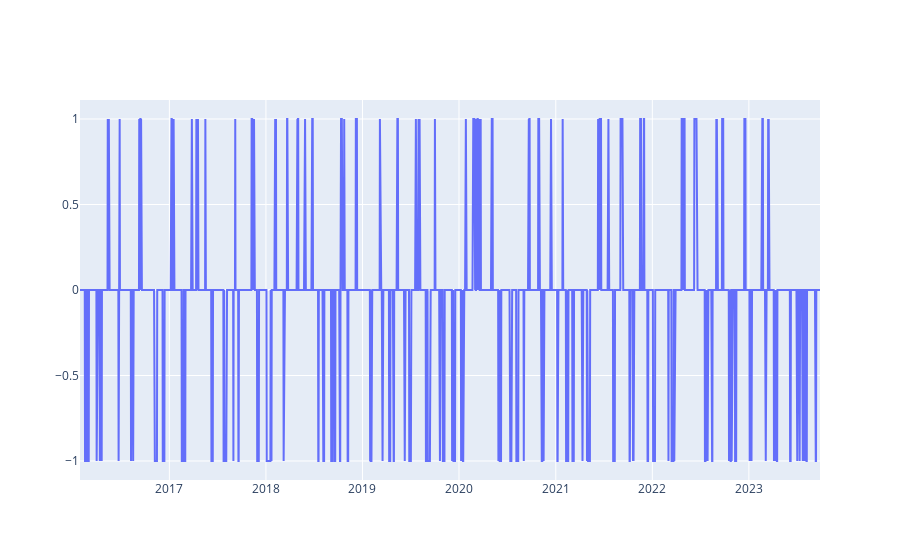

Source (notebook cell):
### Code cell
fig=go.Figure()
fig.add_trace(
    go.Scatter(
        x=pd.to_datetime(op['dates']),
        y=op['signal'],
        name='Bollinger Signal'
    )
)

### Figure 1 — Plotly figure (JSON) as saved in the notebook; plotly's stock layout.template omitted (floating-point values rounded to 4 significant figures; data arrays with more than 128 entries replaced by an {"elided": "..."} marker saying what was removed)
{"data": [{"name": "Bollinger Signal", "type": "scatter", "x": {"elided": "1929 str values"}, "y": {"elided": "1929 int values"}}], "layout": {}}
